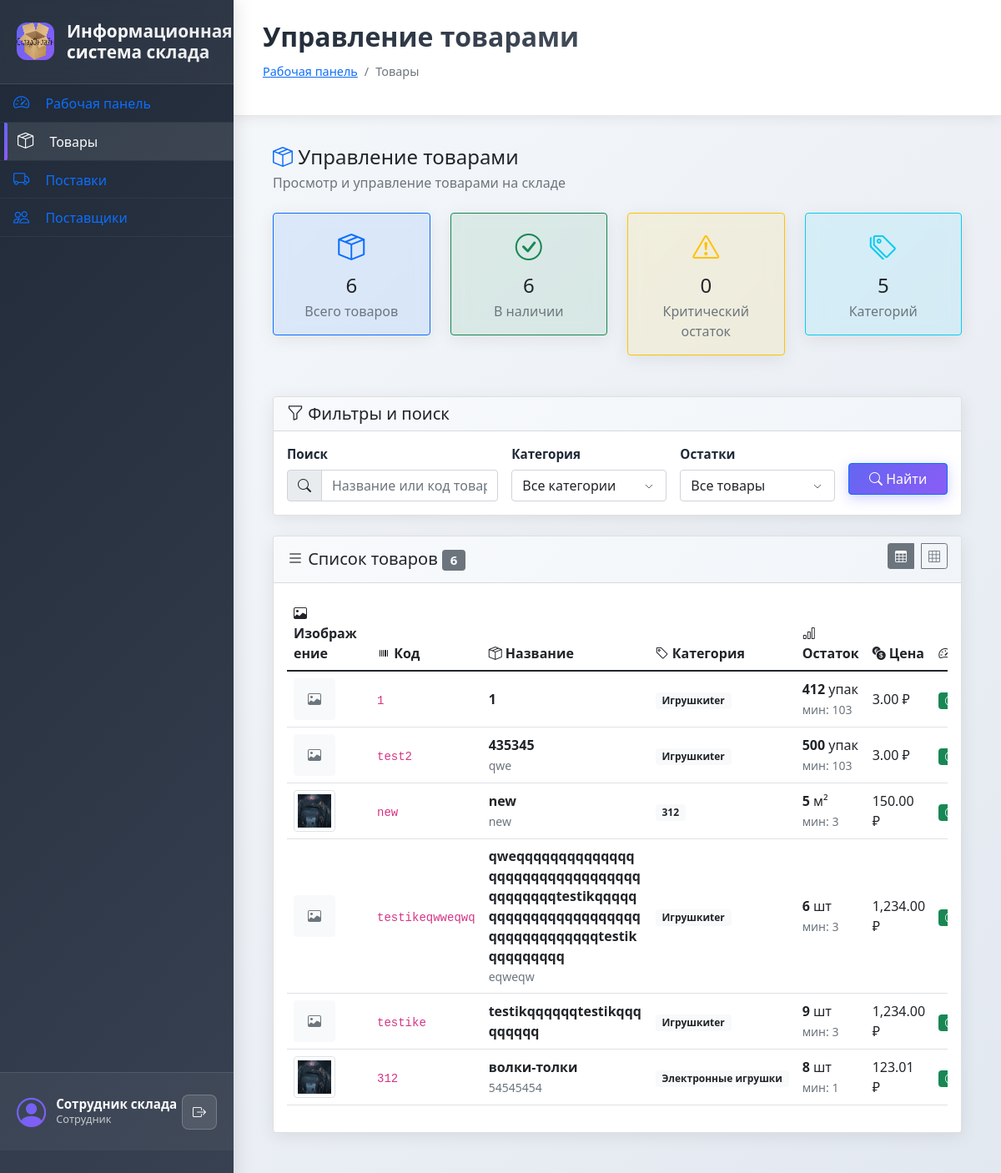
The page /products.php (signed in) on the database its author committed.
### tables this page shows
CREATE TABLE `products` (
  `id` int NOT NULL,
  `product_code` varchar(20) NOT NULL,
  `name` varchar(100) NOT NULL,
  `description` text,
  `category_id` int NOT NULL,
  `price` decimal(10,2) NOT NULL DEFAULT '0.00',
  `quantity_in_stock` int NOT NULL DEFAULT '0',
  `min_stock_level` int DEFAULT '10',
  `unit` varchar(20) DEFAULT 'шт',
  `image_path` varchar(255) DEFAULT NULL,
  `is_active` tinyint(1) DEFAULT '1',
  `delivery_id` int DEFAULT NULL,
  `order_status` enum('ordered','in_transit','received','in_stock') DEFAULT 'in_stock'
);

CREATE TABLE `categories` (
  `id` int NOT NULL,
  `name` varchar(50) NOT NULL,
  `description` text,
  `parent_id` int DEFAULT NULL
);

### classes/Database.php (called while the page is built, shortened)
<?php
class Database {
    private $mysqli;
    private static $instance = null;
    private function __construct() {
        try {
            $this->mysqli = new mysqli(DB_HOST, DB_USER, DB_PASS, DB_NAME);
            $this->mysqli->set_charset(DB_CHARSET);
        } catch (Exception $e) {
            throw new Exception("Ошибка подключения к базе данных: " . $e->getMessage());
        }
    }
    public static function getInstance() {
        if (self::$instance === null) {
            self::$instance = new self();
        }
        return self::$instance;
    }
    public function query($sql, $params = []) {
        try {
            if (empty($params)) {
                $result = $this->mysqli->query($sql);
                return $result;
            }
        } catch (Exception $e) {
            throw new Exception("Ошибка выполнения запроса: " . $e->getMessage());
        }
    }
    public function fetchAll($sql, $params = []) {
        $result = $this->query($sql, $params);
        if ($result instanceof mysqli_result) {
            return $result->fetch_all(MYSQLI_ASSOC);
        }
        return [];
    }
}
?>

### classes/Product.php (called while the page is built, shortened)
<?php
class Product {
    private $db;
    public function __construct() {
        $this->db = Database::getInstance();
    }
    public function getAll($filters = []) {
        try {
            $sql = "SELECT p.*, c.name as category_name
                    FROM products p
                    LEFT JOIN categories c ON p.category_id = c.id
                    WHERE 1=1";
            $params = [];
            $sql .= " ORDER BY p.name";
            return $this->db->fetchAll($sql, $params);
        } catch (Exception $e) {
            throw new Exception("Ошибка получения товаров: " . $e->getMessage());
        }
    }
    public function getLowStockProducts() {
        try {
            $sql = "SELECT p.*, c.name as category_name
                    FROM products p
                    LEFT JOIN categories c ON p.category_id = c.id
                    WHERE p.quantity_in_stock <= p.min_stock_level
                    ORDER BY p.quantity_in_stock ASC";
            return $this->db->fetchAll($sql);
        } catch (Exception $e) {
            throw new Exception("Ошибка получения товаров с низким остатком: " . $e->getMessage());
        }
    }
}
?>

### classes/Category.php (called while the page is built, shortened)
<?php
class Category {
    private $db;
    public function __construct() {
        $this->db = Database::getInstance();
    }
    public function getAll() {
        try {
            $sql = "SELECT c.*,
                           COUNT(p.id) as products_count,
                           COALESCE(SUM(p.quantity_in_stock), 0) as total_stock,
                           COALESCE(SUM(p.price * p.quantity_in_stock), 0) as total_value
                    FROM categories c
                    LEFT JOIN products p ON c.id = p.category_id
                    GROUP BY c.id
                    ORDER BY c.name";
            return $this->db->fetchAll($sql);
        } catch (Exception $e) {
            throw new Exception("Ошибка получения категорий: " . $e->getMessage());
        }
    }
}
?>

### products.php (the view, shortened to what this page needs)
<?php
require_once 'classes/Database.php';
require_once 'classes/Product.php';
require_once 'classes/Category.php';
$product = new Product();
$category = new Category();
$products = $product->getAll();
$categories = $category->getAll();
$lowStockProducts = $product->getLowStockProducts();
$searchQuery = $_GET['search'] ?? '';
include 'includes/header.php';
?>
<div class="container-fluid">
    <div class="d-flex justify-content-between align-items-center mb-4">
        <div>
            <h2 class="h4 mb-1">
                <i class="bi bi-box-seam text-primary"></i>
                Управление товарами
            </h2>
            <p class="text-muted mb-0">Просмотр и управление товарами на складе</p>
        </div>
    </div>
    <div class="row mb-4">
        <div class="col-md-3">
            <div class="card bg-primary bg-opacity-10 border-primary">
                <div class="card-body text-center">
                    <i class="bi bi-box-seam text-primary" style="font-size: 2rem;"></i>
                    <h4 class="mt-2 mb-1"><?= count($product->getAll()) ?></h4>
                    <p class="text-muted mb-0">Всего товаров</p>
                </div>
            </div>
        </div>
        <div class="col-md-3">
            <div class="card bg-success bg-opacity-10 border-success">
                <div class="card-body text-center">
                    <i class="bi bi-check-circle text-success" style="font-size: 2rem;"></i>
                    <h4 class="mt-2 mb-1"><?= count(array_filter($product->getAll(), fn($p) => $p['quantity_in_stock'] > $p['min_stock_level'])) ?></h4>
                    <p class="text-muted mb-0">В наличии</p>
                </div>
            </div>
        </div>
        <div class="col-md-3">
            <div class="card bg-warning bg-opacity-10 border-warning">
                <div class="card-body text-center">
                    <i class="bi bi-exclamation-triangle text-warning" style="font-size: 2rem;"></i>
                    <h4 class="mt-2 mb-1"><?= count($lowStockProducts) ?></h4>
                    <p class="text-muted mb-0">Критический остаток</p>
                </div>
            </div>
        </div>
        <div class="col-md-3">
            <div class="card bg-info bg-opacity-10 border-info">
                <div class="card-body text-center">
                    <i class="bi bi-tags text-info" style="font-size: 2rem;"></i>
                    <h4 class="mt-2 mb-1"><?= count($categories) ?></h4>
                    <p class="text-muted mb-0">Категорий</p>
                </div>
            </div>
        </div>
    </div>
    <div class="card mb-4">
        <div class="card-header">
            <h5 class="mb-0"><i class="bi bi-funnel"></i> Фильтры и поиск</h5>
        </div>
        <div class="card-body">
            <form method="GET" class="row g-3">
                <div class="col-md-4">
                    <label for="search" class="form-label">Поиск</label>
                    <div class="input-group">
                        <span class="input-group-text"><i class="bi bi-search"></i></span>
                        <input type="text" class="form-control" id="search" name="search"
                               value="<?= htmlspecialchars($searchQuery) ?>"
                               placeholder="Название или код товара">
                    </div>
                </div>
                <div class="col-md-3">
                    <label for="category" class="form-label">Категория</label>
                    <select class="form-select" id="category" name="category">
                        <option value="">Все категории</option>
                    </select>
                </div>
                <div class="col-md-3">
                    <label for="stock" class="form-label">Остатки</label>
                    <select class="form-select" id="stock" name="stock">
                        <option value="">Все товары</option>
                    </select>
                </div>
                <div class="col-md-2 d-flex align-items-end">
                    <button type="submit" class="btn btn-primary w-100">
                        <i class="bi bi-search"></i> Найти
                    </button>
                </div>
            </form>
        </div>
    </div>
    <div class="card">
        <div class="card-header d-flex justify-content-between align-items-center">
            <h5 class="mb-0">
                <i class="bi bi-list"></i> Список товаров
                <span class="badge bg-secondary"><?= count($products) ?></span>
            </h5>
            <div class="btn-group btn-group-sm" role="group">
                <label class="btn btn-outline-secondary" for="table-view">
                    <i class="bi bi-table"></i>
                </label>
                <label class="btn btn-outline-secondary" for="card-view">
                    <i class="bi bi-grid-3x3"></i>
                </label>
            </div>
        </div>
        <div class="card-body">
            <div id="table-view-content">
                <div class="table-responsive">
                    <table class="table table-hover">
                        <thead>
                            <tr>
                                 <th><i class="bi bi-image"></i> Изображение</th>
                                <th><i class="bi bi-upc"></i> Код</th>
                                <th><i class="bi bi-box-seam"></i> Название</th>
                                <th><i class="bi bi-tag"></i> Категория</th>
                                <th><i class="bi bi-bar-chart"></i> Остаток</th>
                                <th><i class="bi bi-currency-exchange"></i> Цена</th>
                                <th><i class="bi bi-speedometer2"></i> Статус</th>
                            </tr>
                        </thead>
                        <tbody>
                            <?php if (empty($products)): ?>
                            <tr>
                                <td colspan="<?= isAdminOrSupervisor() ? '8' : '7' ?>" class="text-center py-4">
                                    <i class="bi bi-inbox text-muted" style="font-size: 2rem;"></i>
                                    <p class="text-muted mt-2">Товары не найдены</p>
                                </td>
                            </tr>
                            <?php else: ?>
                                <?php foreach ($products as $prod): ?>
                                <tr>
                                    <td>
                                        <?php if (!empty($prod['image_path']) && file_exists($prod['image_path'])): ?>
                                            <img src="<?= htmlspecialchars($prod['image_path']) ?>"
                                                 alt="<?= htmlspecialchars($prod['name']) ?>"
                                                 class="img-thumbnail"
                                                 style="width: 50px; height: 50px; object-fit: cover;">
                                        <?php else: ?>
                                            <div class="bg-light d-flex align-items-center justify-content-center"
                                                 style="width: 50px; height: 50px; border-radius: 4px;">
                                                <i class="bi bi-image text-muted"></i>
                                            </div>
                                        <?php endif; ?>
                                    </td>
                                    <td><code><?= htmlspecialchars($prod['product_code']) ?></code></td>
                                    <td>
                                        <strong><?= htmlspecialchars($prod['name']) ?></strong>
                                        <?php if (!empty($prod['description'])): ?>
                                            <br><small class="text-muted"><?= htmlspecialchars($prod['description']) ?></small>
                                        <?php endif; ?>
                                    </td>
                                    <td>
                                        <span class="badge bg-light text-dark">
                                            <?= htmlspecialchars($prod['category_name'] ?? 'Без категории') ?>
                                        </span>
                                    </td>
                                    <td>
                                        <span class="fw-bold"><?= $prod['quantity_in_stock'] ?></span>
                                        <?= htmlspecialchars($prod['unit']) ?>
                                        <br>
                                        <small class="text-muted">мин: <?= $prod['min_stock_level'] ?></small>
                                    </td>
                                    <td><?= number_format($prod['price'], 2) ?> ₽</td>
                                    <td>
                                        <?php
                                        if (isset($prod['order_status']) && $prod['order_status'] !== 'in_stock'):
                                            switch ($prod['order_status']):
                                                case 'ordered': ?>
                                                    <span class="badge bg-info">
                                                        <i class="bi bi-clock"></i> Заказан
                                                    </span>
                                                    <?php break;
                                                case 'in_transit': ?>
                                                    <span class="badge bg-primary">
                                                        <i class="bi bi-truck"></i> В пути
                                                    </span>
                                                    <?php break;
                                                case 'received': ?>
                                                    <span class="badge bg-warning">
                                                        <i class="bi bi-box-seam"></i> Получен
                                                    </span>
                                                    <?php break;
                                            endswitch;
                                        else:
                                            if ($prod['quantity_in_stock'] <= $prod['min_stock_level']): ?>
                                                <span class="badge bg-danger">
                                                    <i class="bi bi-exclamation-triangle"></i> Критический
                                                </span>
                                            <?php elseif ($prod['quantity_in_stock'] <= $prod['min_stock_level'] * 1.5): ?>
                                                <span class="badge bg-warning text-dark">
                                                    <i class="bi bi-exclamation-circle"></i> Низкий
                                                </span>
                                            <?php else: ?>
                                                <span class="badge bg-success">
                                                    <i class="bi bi-check-circle"></i> В наличии
                                                </span>
                                            <?php endif;
                                        endif; ?>
                                    </td>
                                </tr>
                                <?php endforeach; ?>
                            <?php endif; ?>
                        </tbody>
                    </table>
                </div>
            </div>
        </div>
    </div>
</div>
<?php include 'includes/footer.php'; ?>

### rows shown on the page
products: product_code "1", name "1", category.name "Игрушкиter", quantity_in_stock "412", unit "упак", min_stock_level "103", price "3.00", order_status "in_stock" (drawn)
products: product_code "test2", name "435345", description "qwe", category.name "Игрушкиter", quantity_in_stock "500", unit "упак", min_stock_level "103", price "3.00", order_status "in_stock" (drawn)
products: image_path (picture), product_code "new", name "new", description "new", category.name "312", quantity_in_stock "5", unit "м²", min_stock_level "3", price "150.00", order_status "in_stock" (drawn)
products: product_code "testikeqwweqwq", name "qweqqqqqqqqqqqqqqqqqqqqqqqqqqqqqqqqqqqqqqqqtestikqqqqqqqqqqqqqqqqqqqqqqqqqqqqqqqqqqqqtestikqqqqqqqqq", description "eqweqw", category.name "Игрушкиter", quantity_in_stock "6", unit "шт", min_stock_level "3", price "1,234.00", order_status "in_stock" (drawn)
products: product_code "testike", name "testikqqqqqqtestikqqqqqqqqq", category.name "Игрушкиter", quantity_in_stock "9", unit "шт", min_stock_level "3", price "1,234.00", order_status "in_stock" (drawn)
products: image_path (picture), product_code "312", name "волки-толки", description "54545454", category.name "Электронные игрушки", quantity_in_stock "8", unit "шт", min_stock_level "1", price "123.01", order_status "in_stock" (drawn)

### other values the page prints
APP_NAME "Информационная система склада"
getCurrentUser()['full_name'] "Сотрудник склада"
$pageTitle "Управление товарами"
$item['title'] "Рабочая панель"
$item['title'] "Товары"
count($product->getAll()) "6"
count($lowStockProducts) "0"
count($categories) "5"
count($products) "6"
